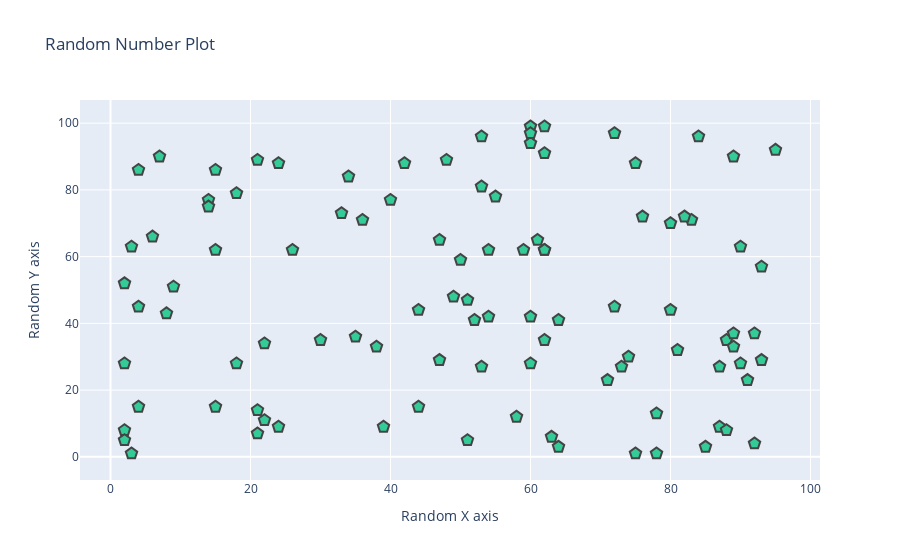

Notebook cell for this chart:
### Code cell
pyo.iplot(figure)

### Figure 1 — Plotly figure (JSON) as saved in the notebook; plotly's stock layout.template omitted (floating-point values rounded to 4 significant figures)
{"data": [{"marker": {"color": "rgb(51,204,153)", "line": {"width": 2}, "size": 12, "symbol": "pentagon"}, "mode": "markers", "type": "scatter", "x": [52, 93, 15, 72, 61, 21, 83, 87, 75, 75, 88, 24, 3, 22, 53, 2, 88, 30, 38, 2, 64, 60, 21, 33, 76, 58, 22, 89, 49, 91, 59, 42, 92, 60, 80, 15, 62, 62, 47, 62, 51, 55, 64, 3, 51, 7, 21, 73, 39, 18, 4, 89, 60, 14, 9, 90, 53, 2, 84, 92, 60, 71, 44, 8, 47, 35, 78, 81, 36, 50, 4, 2, 6, 54, 4, 54, 93, 63, 18, 90, 44, 34, 74, 62, 14, 95, 48, 15, 72, 78, 87, 62, 40, 85, 80, 82, 53, 24, 26, 89, 60], "y": [41, 29, 15, 45, 65, 89, 71, 9, 88, 1, 8, 88, 63, 11, 81, 8, 35, 35, 33, 5, 41, 28, 7, 73, 72, 12, 34, 33, 48, 23, 62, 88, 37, 99, 44, 86, 91, 35, 65, 99, 47, 78, 3, 1, 5, 90, 14, 27, 9, 79, 15, 90, 42, 77, 51, 63, 96, 52, 96, 4, 94, 23, 15, 43, 29, 36, 13, 32, 71, 59, 86, 28, 66, 42, 45, 62, 57, 6, 28, 28, 44, 84, 30, 62, 75, 92, 89, 62, 97, 1, 27, 62, 77, 3, 70, 72, 27, 9, 62, 37, 97]}], "layout": {"hovermode": "closest", "title": {"text": "Random Number Plot"}, "xaxis": {"title": {"text": "Random X axis"}}, "yaxis": {"title": {"text": "Random Y axis"}}}}
